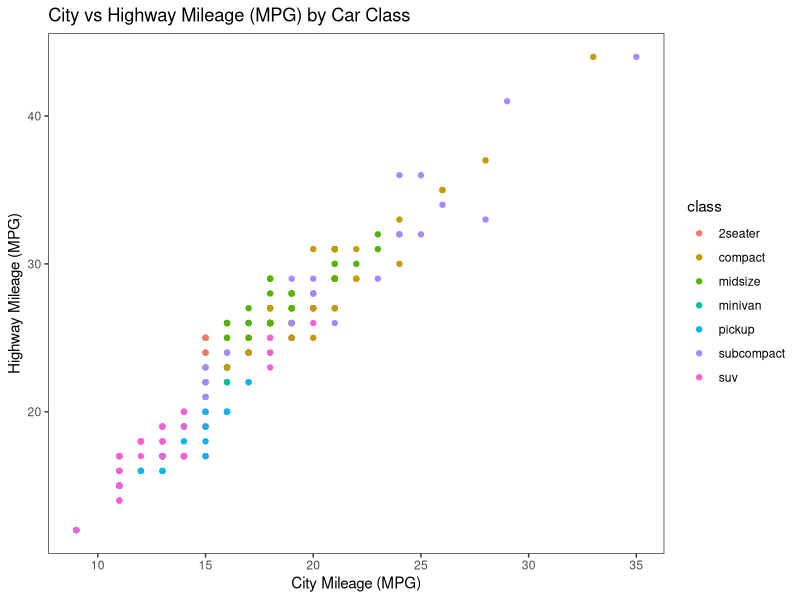
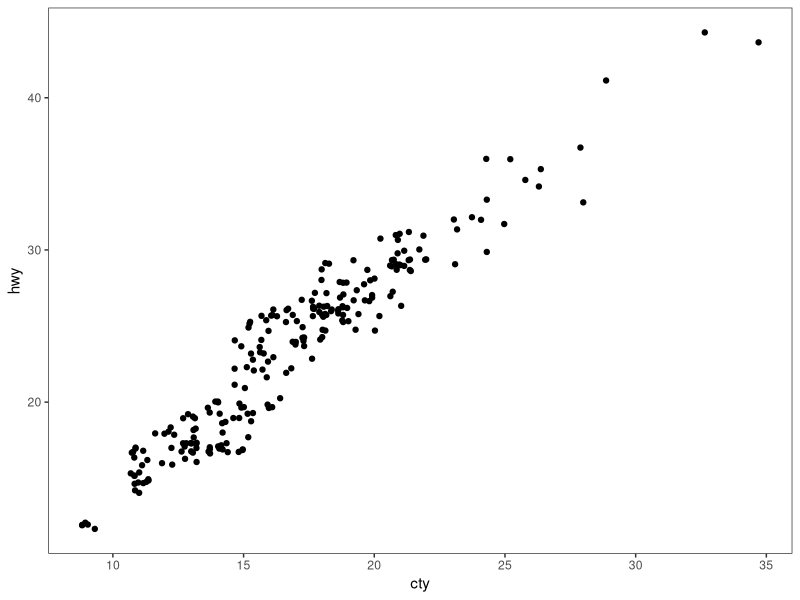
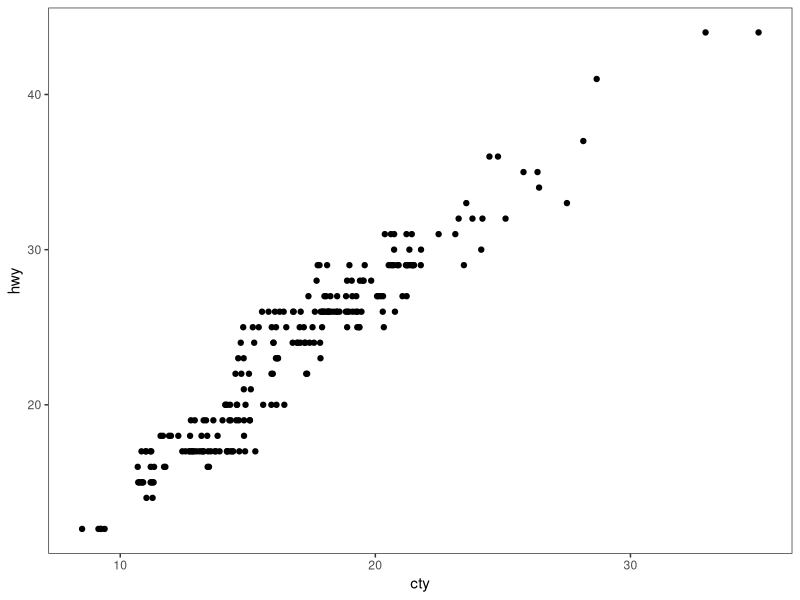
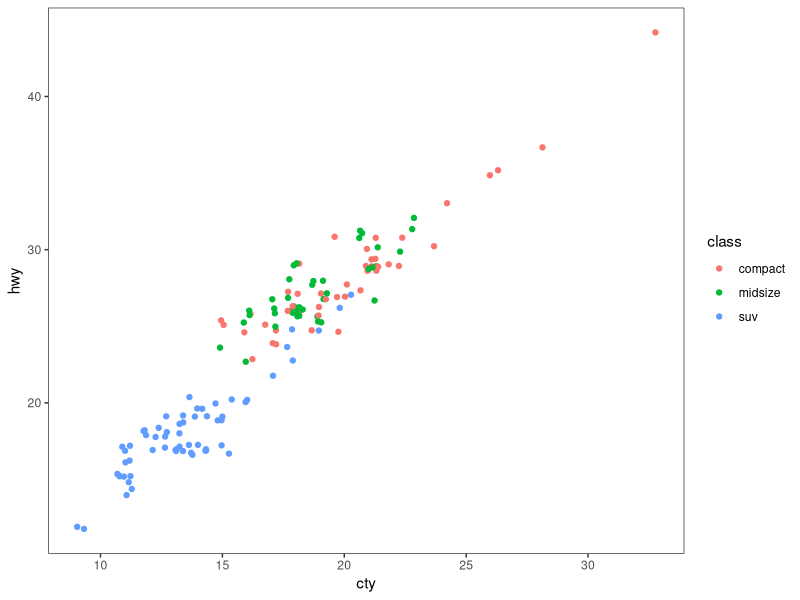
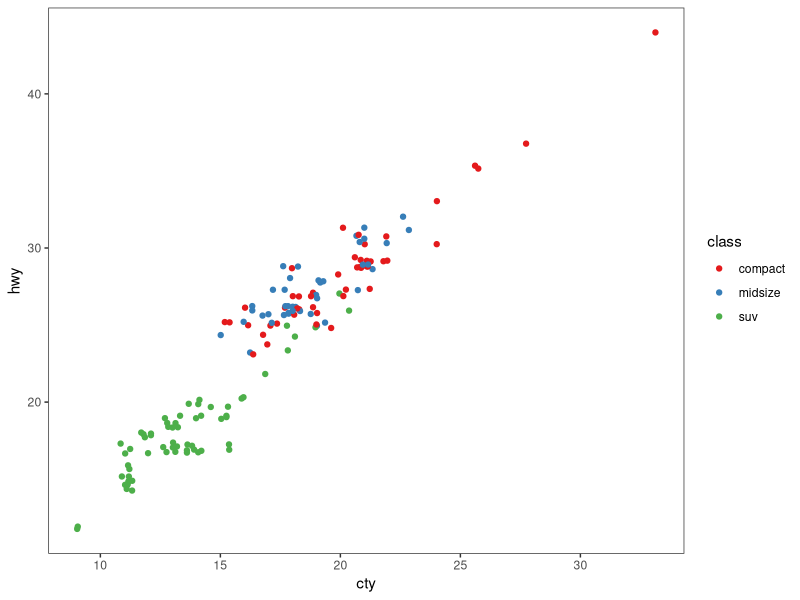
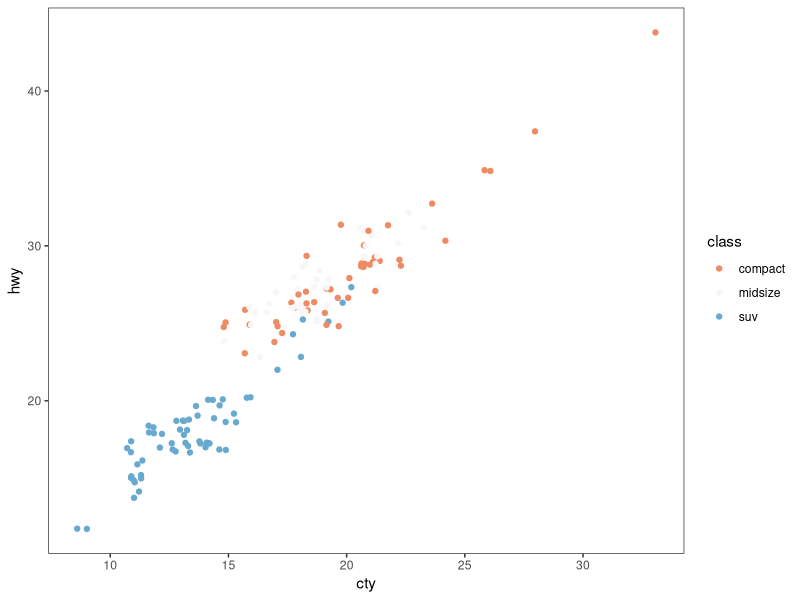
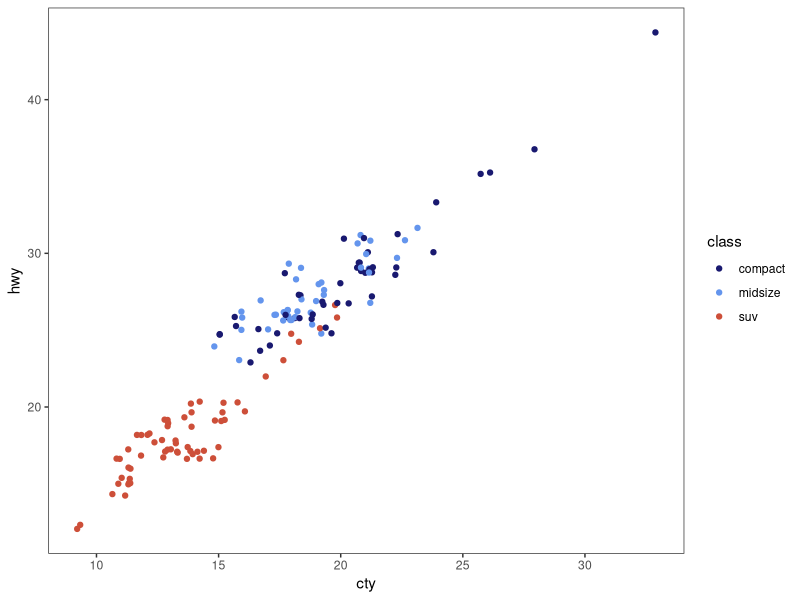
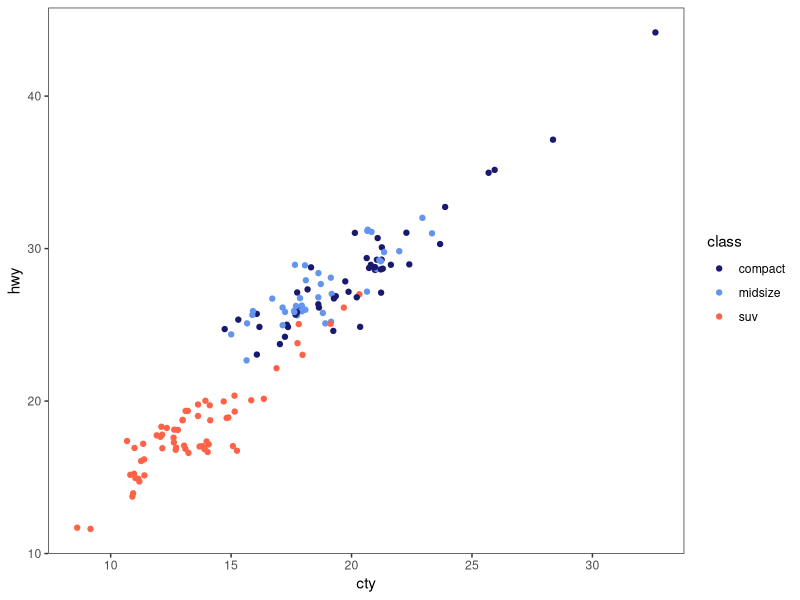

Write R code to recreate these figures, in order. (Note: this script raises an error after producing the figures.)
# ---------------------------------------------------------- #
#### MODULE 3: Plot even more data!                       ####               
# ---------------------------------------------------------- #

## OBJECTIVE:
# 1. To develop a "grammar of graphics".
# 2. To become comfortable using ggplot2 for exploratory data visualization.


# ---------------------------------------------------------- #
#### SET UP:                                              ####
# ---------------------------------------------------------- #
# REMINDER: In RStudio, open the Rproject for our course (UNCG_DataWrangling), 
# pull any changes from GitHub, and navigate to the branch you created for 
# yourself (just a single branch for the whole semester) in RStudio's Git tab.
# Open this week's assignment in this new branch to complete and submit on GitHub.
# Ideally, you'll commit your answers a bit at a time as you work through
# this assignment, rather than committing all at once at the end.

# Reminder of some helpful resources for graphing in R:
# ggplot Cookbook: http://www.cookbook-r.com/Graphs/
# Official ggplot2 Book: https://ggplot2-book.org/
# Themes in ggplot2: https://ggplot2-book.org/polishing.html#themes

# In ggplot2, aesthetic means “something you can see”. Each aesthetic is a
# mapping between a visual cue and a variable.
# Examples include:
# position (i.e., on the x and y axes)
# color (“outside” color)
# fill (“inside” color)
# shape (of points)
# line type
# size

# Each type of geometric object (geom) accepts only a subset of all aesthetics.
# Refer to the geom help pages to see what mappings each geom accepts. Aesthetic
# mappings are set with the aes() function.

# TASK: We will be using the ggplot2 package for graphing. Fortunately, ggplot2 
# is nested within the tidyverse package (along with many others).
# Start by writing code to load the tidyverse library.
# HINT: see the end of assignment #1 if you forgot how to load a package.


library(tidyverse)

# TASK: Write code below to set your theme to black and white and both your major
# AND minor gridlines to element_blank for all plots you'll be making today.
# HINT: Check back to last week's assignment section 1.9 for setting themes for
# all plots.

theme_set(theme_bw() + theme(panel.grid.major = element_blank(),
                             panel.grid.minor = element_blank()))

# ---------------------------------------------------------- #
#### 1.0 CORRELATION                                      ####
# ---------------------------------------------------------- #

# We learned how to make correlations last week, but it never hurts to get
# more practice! Let's start by using a data set built into ggplot2.
# The mpg dataset looks at the gas efficiency of different cars. Run the following
# code to load the data:
data(mpg, package = "ggplot2")

# TASK: Create a scatterplot (i.e., a dot plot) to relate city and highway mileage.
# Color the points by the class of car (class column) and label the x and y axis 
# to be more informative (City Mileage (MPG) vs Highway Mileage (MPG)).
# HINT: Refer back to last week's assignment or the ggplot help resources if you 
# forget how to make a scatterplot.

ggplot(mpg, aes(x = cty, y = hwy, color = class)) + 
  geom_point() +
  labs(x = "City Mileage (MPG)", y = "Highway Mileage (MPG)", title = "City vs Highway Mileage (MPG) by Car Class")

# Looks alright, but the graph may be hiding some information...
# QUESTION: How many data points are in the mpg dataframe?
##ANSWER: There are 234 data points in the mog dataframe.

# QUESTION: Approximately how many dots are in the graph you just made? How does
# that compare to the number of observations in the dataframe?
##ANSWER: There are 78 dots in the graph, this is less than the 234 observations in the dataset. 

# Try another correlation-focused geom that addresses this problem by running
# the following code:
ggplot(data=mpg, aes(x=cty, y=hwy)) + 
  geom_jitter()


# QUESTION: What happened when you created the plot with geom_jitter?
##ANSWER: It changes to a similar scatterplot, but without graphing cars by class and color and with all of the datapoints included. 

# QUESTION: Run the code to create a plot using geom_jitter a second time. Then run it
# again and again. What happens each time? Why is this happening?
##ANSWER: Each time i run the code, the datapoints shift slightly. This is because geom_jitter shifts individual points slightly so that all individual points are visible even those that have the same value. 

# TASK: The default in geom_jitter is to jitter (or slightly move) the points away
# from each other in both the x and y directions. Check the help file for geom_jitter
# and write code below to make a graph where you jitter points in only the x-dimension
# by 0.5.

ggplot(data=mpg, aes(x=cty, y=hwy)) + 
  geom_jitter(width = 0.5, height = 0)


# ---------------------------------------------------------- #
#### 1.1 DETOUR! COLORS, COLORS, COLORS                   ####
# ---------------------------------------------------------- #

# Our world is so colorful, and our graphs can be too! But we want to be mindful
# of our color choices to not only be beautiful, but also informative and accessible.

# TASK: Create a new dataframe that filters our mpg data down to only information
# for car classes compact, midsize, and suv using an %in% statement. Name your 
# new dataframe mpgSubset.
# HINT: Refer back to the Transform assignment if you want help with %in% (or 
# try googling!)

mpgSubset <- mpg %>% filter(class %in% c("compact", "midsize", "suv"))

# ggplot has lots of nice (and some not so nice) built-in color palettes that we 
# can use to fill our bars with color. Try running the following code:
ggplot(data=mpgSubset, aes(x=cty, y=hwy, color=class)) +
  geom_jitter()

# The code above supplies us with ggplot's default color palette, which I find not
# so pleasing. Let's try to change this!

# We can add a statement specifying the scale of colors we would prefer. One way
# to do this is to use other pre-set palettes from ggplot. Run the code below to 
# ask ggplot to use the color brewer's palette called Set 1.
ggplot(data=mpgSubset, aes(x=cty, y=hwy, color=class)) +
  geom_jitter() +
  scale_color_brewer(palette="Set1")

# Alternatively, we could use the "RdBu" palette:
ggplot(data=mpgSubset, aes(x=cty, y=hwy, color=class)) +
  geom_jitter() +
  scale_color_brewer(palette="RdBu")

# QUESTION: Investigate the color brewer's range of palettes at this website: 
# https://r-graph-gallery.com/38-rcolorbrewers-palettes.html
# What do you notice about the colors chosen from each of the palettes that we
# used above? (i.e., does it use the first three colors in the palette? The last
# three? Some other combination?)
##ANSWER: For the "Set1" color palette, it uses the first 3 colors. For the "RdBu" color palette, it uses a combination of colors in the "middle" of the palette, one on the red side (light orange), one white, and one on the blue side (light blue).

# We could also pick out EXACTLY which colors we want for our figure. 
# There are 4 main ways to specify colors in R:
### by name
### by number
### by Hex code
### with the rgb() function

# By Name: R allows you to call more than 600 colors by name! Run the following
# code to see a list:
colors()

# We can put in the colors we chose for each variable by adding the 
# scale_color_manual() function to our plot. Try it out by running the following
# code:
ggplot(data=mpgSubset, aes(x=cty, y=hwy, color=class)) +
  geom_jitter() +
  scale_color_manual(values=c('midnightblue', 'cornflowerblue', 'tomato3'))


# You can also chose colors by number, which are assigned in R.

# TASK: Copy and paste the code to make our scatterplot and replace the color names
# with three numbers of your choice (between 1 and 657). How does your new figure look?
# HINT: remember to remove the quotation marks when calling numbers.


# QUESTION: How do you think you could figure out which color name belongs to
# each color number?
# HINT: Try creating a dataframe from color() by passing it into the
# as.data.frame() function.


# You can also chose colors by Hex code. A Hex color code is a 6-symbol code made
# of up to three 2-symbol elements (6 symbols in length all together). Each of 
# the 2-symbol elements represents a color value in the Red-Green-Blue (RGB) color
# scale from 0 to 255. Hex codes are written with a # in front of them. Let's try
# out calling our colors using hex code.
ggplot(data=mpgSubset, aes(x=cty, y=hwy, color=class)) +
  geom_jitter() +
  scale_color_manual(values=c('#191970', '#6495ED', '#FF6347'))

# There are two great things about hex codes. First, you can call ANY color you 
# want with a hex code. That is, you're not limited to the 657 colors that are
# in ggplot. By specifying the color by hex code, you can pick literally anything!

# TASK: Google the search term "color picker". This should bring up google's color
# picker (in addition to a billion other color picking websites). Use this color
# picker to generate the hex codes for three new colors of your choice. Then copy
# and paste the above code, replacing the hex codes with your color choices.
ggplot(data=mpgSubset, aes(x=cty, y=hwy, color=class)) +
  geom_jitter() +
  scale_color_manual(values=c('#f274ab', '#c4a2f5', '#a2c0f5'))

# The second great thing about hex codes is that you can control the transparency
# of your colors. Transparency is set in a hex code by adding two extra symbols
# to the end, which together make up the "alpha" element. Adding 00 to the end 
# of your hex code will make your color completely transparent, while adding FF 
# to the end will make it completely opaque. Any number/letters in-between will 
# result in partial transparency. You can find a complete list of transparencies
# between 0-100% here: https://gist.github.com/lopspower/03fb1cc0ac9f32ef38f4

# TASK: Try out transparency by copying and pasting your graph code below and
# adding the alpha element to the end of each of your hex codes to make your
# first color 0% transparent, your second color 50% transparent, and your third
# color 100% transparent.

ggplot(data=mpgSubset, aes(x=cty, y=hwy, color=class)) +
  geom_jitter() +
  scale_color_manual(values=c('#f274abFF', '#c4a2f580', '#a2c0f500'))

# QUESTION: What happened to the point that you set to 100% transparent?
##ANSWER: The points are not visible on the graph. 

# Finally, we can set our colors using the rgb() function. This operates very
# similarly to the hex code, where you can pick exactly the color and transparency
# you want. Try it out by running the following code:
ggplot(data=mpgSubset, aes(x=cty, y=hwy, color=class)) +
  geom_jitter() +
  scale_color_manual(values=c(rgb(.10, .10, .44, 1), rgb(.39, .58, .93, 1), rgb(1.0, .39, .28, 1)))

# TASK: Modify the above code to make all of your points 50% transparent.

ggplot(data=mpgSubset, aes(x=cty, y=hwy, color=class)) +
  geom_jitter() +
  scale_color_manual(values=c(rgb(.10, .10, .44, 0.5), rgb(.39, .58, .93, 0.5), rgb(1.0, .39, .28, 0.5)))

# There are so many inventive and artistic people in the world who have expanded
# the offerings for colors in ggplot. Check out some notable ones listed below
# when choosing colors for this assignment.
### Color-blind friendly palettes: https://github.com/JLSteenwyk/ggpubfigs
### Color palettes from vintage National Parks posters: https://github.com/katiejolly/nationalparkcolors
### Color palettes based on Wes Anderson movies: https://github.com/karthik/wesanderson
### Color palettes from famous Dutch paintings: https://github.com/EdwinTh/dutchmasters


# ---------------------------------------------------------- #
#### 1.2 DETOUR! LEGENDS                                  ####
# ---------------------------------------------------------- #

# When you specify colors in your ggplot code, R throws in a bonus legend for free!
# However, this legend is often not as clear or visually appealing as we might 
# prefer. But as with all geometric objects in ggplot, legends can be easily altered.

# Run the following code to create a scatter plot. Feel free to modify the colors
# as you prefer!
ggplot(data=mpgSubset, aes(x=cty, y=hwy, color=class)) +
  geom_jitter() +
  scale_color_manual(values=c('#f274ab', '#73faff', '#ffd663'))

# QUESTION: Where did ggplot get the legend title and values from?
##ANSWER: It got it from the names of the columns used for the aesthetic values. 

# We could change the title and values in our legend by altering the dataframe
# we are passing into ggplot. But that seems a bit drastic. Instead, we can 
# lean on the same code that specifies our color picks to alter the legend text.
# Try it out by running the following code:
ggplot(data=mpgSubset, aes(x=cty, y=hwy, color=class)) + 
  # Creates a plot from the mpgSubset dataset and assigns cit and hwy to 
  # the x and y values and class to color.
  geom_jitter() + 
  # Creates a scatterplot with the jitter function that adds variation to the
  # points, preventing overlap. 
  scale_color_manual(values=c('#FCBA03', '#380754', '#496916'),
                     # Assigns tolors to the classes of cars in the dataset. 
                     name='Class of Car', 
                     # Names the plot legend for class.
                     breaks=c('suv', 'midsize', 'compact'), 
                     # Picks the data values from the class column and
                     # determines their display order.
                     labels=c('SUV', 'Midsize', 'Compact'))
                    # Assigns labels to the classes in the legend. 
                    

# TASK: Label each line of the code above with what it is doing.
# HINT: Check the scale_color_manual help file or ggplot Cookbook for more info.


# IMPORTANT: It is important to pay attention to the order you provide ggplot with 
# your color choices and legend labels! Try running the following code:
ggplot(data=mpgSubset, aes(x=cty, y=hwy, color=class)) + 
  geom_jitter() + 
  scale_color_manual(values=c('#FCBA03', '#380754', '#496916'), 
                     name='Class of Car', 
                     breaks=c('suv', 'midsize', 'compact'), 
                     labels=c('Compact', 'SUV', 'Midsize')) 


# QUESTION: What is wrong with the code above? Why is it so important to be
# careful with the order you pass information into ggplot?
##ANSWER: The code above has a different order for the classes and their respective labels (ie. suv = Compact, midsoze = SUV, compact = Midsize in the legend). It's important to check the order of your code to make sure that it is labelled correctly.

# While changing the legend text and factor order takes place in the scale_color_manual
# step, moving the legend around on the graph page is part of the graph theme. We
# can try this out using the code below:
ggplot(data=mpgSubset, aes(x=cty, y=hwy, color=class)) + 
  geom_jitter() + 
  theme(legend.position='top')


# TASK: Modify the code above to have the legend display along the bottom of
# the figure.
ggplot(data=mpgSubset, aes(x=cty, y=hwy, color=class)) + 
  geom_jitter() + 
  theme(legend.position='bottom')

# We can also have the legend located within the area of the graph itself! We can 
# do this by specifying the coordinates for where the legend should go within the
# graph axes. First we set the legend position and then we set the anchoring 
# position by justifying the legend.
### bottom left: 0,0
### bottom right: 1,0
### top left: 0,1
### top right: 1,1

# Try it out by running the following code:
ggplot(data=mpgSubset, aes(x=cty, y=hwy, color=class)) + 
  geom_jitter() + 
  theme(legend.position=c(1,0), legend.justification=c(1,0))

# QUESTION: What happens if you don't include the code for legend justification
# above?
ggplot(data=mpgSubset, aes(x=cty, y=hwy, color=class)) + 
  geom_jitter()

##ANSWER: The legend appears on the right side of the graph, making the graph narrow and more difficult to interpret. 

# TASK: Copy and paste the code from above. Modify it to place the legend in the
# upper left part of the graph.

ggplot(data=mpgSubset, aes(x=cty, y=hwy, color=class)) + 
  geom_jitter() + 
  theme(legend.position=c(0,1), legend.justification=c(0,1))

# Finally, we might want to remove the legend altogether! We would do so by
# modifying the theme as well. 

# TASK: Check the ggplot cookbook to find the legends section. Read what it says 
# about removing the legend. Then copy and paste the graph code from above. Modify
# the code to remove the legend.

ggplot(data=mpgSubset, aes(x=cty, y=hwy, color=class)) + 
  geom_jitter() + 
  theme(legend.position = "none")


# ---------------------------------------------------------- #
#### 2.0 DEVIATION                                        ####
# ---------------------------------------------------------- #

# Used to compare variation in values between small number of items (or categories) 
# with respect to a fixed reference.

# Whether the graphical type is a deviation graph or a composition graph (or a 
# ranking graph) may depend on the underlying data structure.

# We used geom_bar() last week with factor data to create a bar graph. But
# geom_bar() is a bit tricky because it can make EITHER a bar graph or a histogram
# depending on the data you give it. The default of geom_bar() is to set stat to 
# count so if you give it just a continuous x value, it will make a histogram. Try
# it with the following code:
ggplot(data=mpg, aes(x=hwy)) + 
  geom_bar()

# In order to have the geom create bars and not a histogram, you must:
# 1) Set stat = identity
# 2) Provide both an x and a y inside the aes(), where x is either a character 
# or factor and y is numeric.

# TASK: Create a dataframe of summary statistics for the mpg data, calculating the
# mean, standard deviation, and standard error for highway mpg grouping by class.
# Name the resulting dataframe highwayMPG and your new variables hwy_mean, hwy_sd,
# and hwy_se.
# HINT: Look back at the Transform assignment if you forget how to summarize the
# data. Also recall, standard error = 1.96*standard deviation.

highwayMPG <- mpg %>% group_by(class) %>% 
  summarize(hwy_mean = mean(hwy), hwy_sd = sd(hwy), hwy_se = 1.96 * hwy_sd) %>% ungroup()

# TASK: Create a bar graph showing the average highway MPG on the y-axis and 
# car class on the x-axis. Fill the bars by class. Add in error bar caps that are 20%
# the width pf the bars.
# HINT: Don't forget to change stat from the default in your geom_bar() statement!

ggplot(highwayMPG, aes(x = class, y = hwy_mean, fill = class)) +
         geom_col() +
         geom_errorbar(aes(ymin = hwy_mean - hwy_se,
                           ymax = hwy_mean + hwy_se), width = 0.2) 

# ---------------------------------------------------------- #
#### 2.1 DETOUR! COLORS AND LEGENDS, AGAIN                ####
# ---------------------------------------------------------- #

# Recall that some geometric elements require fills instead of (or sometimes in
# addition to) colors.

# TASK: Create a bar graph with the mpg summary stats with the following parameters:
# (1) Black bar outline
# (2) Bars filled with the color brewer palette "Dark2" using the scale_fill_manual
#     statement
# (3) No legend
# (4) Informative x- and y-axis labels. 
# HINT: Carefully consider whether your color and/or fill should go within an aes() 
# statement, the scale_fill_manual or scale_color_manual statements, or neither.
# If in doubt, try a bunch of ways until it looks how we want it. And consult 
# your helpful ggplot resources on the web.

ggplot(highwayMPG, aes(x = class, y = hwy_mean, fill = class)) +
  geom_col(color = "black") + 
  scale_fill_brewer(palette="Dark2") +
  theme(legend.position = "none") +
  labs(x = "Car Class", y = "Average Highway MPG")

# ---------------------------------------------------------- #
#### 2.2 DETOUR! AXIS MODIFICATIONS                       ####
# ---------------------------------------------------------- #

# Run the following code, feeling free to modify colors as you prefer:
ggplot(data=highwayMPG, aes(x=class, y=hwy_mean, fill=class)) +
  geom_bar(stat='identity') 

# QUESTION: Where is ggplot getting the x-axis tick labels from?
##ANSWER: It is getting the x axis labels from the class column.

# Often our tick labels are not the best. We can modify them to be more informative
# or visually appealing by directly modifying the dataframe, but again this feels
# a bit extreme. Instead, we can directly modify the scale of the axis. For axes
# that deal with categories, we are setting the discrete scale. Try it out by
# running the following code:
ggplot(data=highwayMPG, aes(x=class, y=hwy_mean, fill=class)) +
  geom_bar(stat='identity') +
  scale_x_discrete(labels=c('sport', 'compact', 'midsize', 'minivan', 'pickup', 'subcompact', 'SUV'))

# We can also change the scale of the continuous axes, including how large they are
# and where the tick marks fall as follows:
ggplot(data=highwayMPG, aes(x=class, y=hwy_mean, fill=class)) +
  geom_bar(stat='identity') +
  scale_y_continuous(breaks=seq(0, 50, 10)) +
  coord_cartesian(ylim=c(0,50))

# QUESTION: Try running the code above without the coord_cartesian() statement. 
# What is surprising about the resulting graph? Based on this result, what do you
# think the coord_cartesian() statement does?
ggplot(data=highwayMPG, aes(x=class, y=hwy_mean, fill=class)) +
  geom_bar(stat='identity') +
  scale_y_continuous(breaks=seq(0, 50, 10)) 

##ANSWER: I think coord_cartesian() sets the visual range of the plot.

# We can also add a statement into the scale discrete or continuous statements
# to name our axes, rather than putting in a whole separate step of xlab() or ylab().
# Try it out with the following code:
ggplot(data=highwayMPG, aes(x=class, y=hwy_mean, fill=class)) +
  geom_bar(stat='identity') +
  scale_x_discrete(name='Class of Car') +
  scale_y_continuous(name='Mean Highway MPG')


# Finally, we can flip our axes easily in ggplot as follows:
ggplot(data=highwayMPG, aes(x=class, y=hwy_mean, fill=class)) +
  geom_bar(stat='identity') +
  coord_flip()


# TASK: Let's put it all together. Make a graph of the mpg summary stats with the
# following specifications:
# (1) color by class of car using a color scheme of your choice (not the default)
# (2) plot the class of car on the x-axis and the highway MPG on the y axis
# (3) include better names for the x- and y-axis titles
# (4) include better names for the car classes
# (5) set the scale of the highway mpg to run from 0 to 30 with breaks every 5 
# (6) flip your axes
# (7) remove the legend

ggplot(highwayMPG, aes(x = class, y = hwy_mean, fill = class)) +
  geom_bar(stat = 'identity') +
  scale_fill_brewer(palette = "Set3") +
  labs(x = "Car Class", y = "Average Highway MPG") +
  scale_x_discrete(labels=c('Sport', 'Compact', 'Midsize', 'Minivan', 'Pickup', 'Subcompact', 'SUV')) +
  scale_y_continuous(limits = c(0, 30), breaks = seq(0, 30, 5)) +
  coord_flip() +
  theme(legend.position = "none")


# ---------------------------------------------------------- #
#### 3.0 RANKING                                          ####
# ---------------------------------------------------------- #
# Used to compare the position or performance of multiple items with respect to 
# each other. Actual values matters somewhat less than the ranking.

# TASK: Create a dataframe of summary statistics for the mpg data, calculating the
# mean, standard deviation, and standard error for CITY mpg grouping by class.
# Name the resulting dataframe cityMPG and your new variables city_mean, city_sd,
# and city_se.
# HINT: Look back at the Transform assignment if you forget how to summarize the
# data. Also, standard error = 1.96*standard deviation.

cityMPG <- mpg %>% group_by(class) %>% 
  summarize(city_mean = mean(cty), city_sd = sd(cty), city_se = 1.96 * sd(cty)) %>% ungroup()
  
# Now we want to plot our data in order from smallest to largest city MPG to get
# a ranking. To do so, we need to use the reorder() function to rearrange the data
# going into our x-axis.
ggplot(cityMPG, aes(x=reorder(class, city_mean), y=city_mean)) + 
  geom_bar(stat="identity")

# TASK: Recreate the above ranking figure to include the following:
# (1) class of car on the x-axis with informative axis and tick labels
# (2) MPG ordered from highest to lowest (hint: try google if you're unsure)
# (3) bars with dary grey outlines and filled by class with your favorite color scheme
# (4) error bars with end caps 30% the width of the bars
# (5) y-axis from 0 to 30 with tick marks every 5
# (6) no legend.

ggplot(cityMPG, aes(x=reorder(class, -city_mean), y=city_mean, fill = class)) + 
  scale_y_continuous(limits = c(0, 30), breaks = seq(0, 30, 5)) +
  scale_x_discrete(labels=c('Subcompact', 'Compact', 'Midsize', 'Minivan', 'Sport', 'SUV', 'Pickup')) +
  geom_col(color = "darkgrey") +
  scale_fill_brewer(palette = "Set3") +
  geom_errorbar(aes(ymin = city_mean - city_se, ymax = city_mean + city_se), width = 0.3) +
  theme(legend.position = "none") +
  labs(x = "Car Class", y = "Average City MPG")

# ---------------------------------------------------------- #
#### 4.0 DISTRIBUTION                                     ####
# ---------------------------------------------------------- #
# When you have lots and lots of data points and want to study where and how the
# data points are distributed.

# Histograms can be accomplished with either geom_bar() or geom_histogram()
ggplot(mpg, aes(hwy)) + 
  geom_histogram()

# TASK: Recreate the graph above, but using geom_bar() instead
ggplot(mpg, aes(hwy)) +
  geom_bar()

# TASK: Try making a histogram with the categorical variable 'manufacturer'.
# What error message do you get?
ggplot(mpg, aes(manufacturer)) + 
  geom_histogram()
  #"Error in `geom_histogram()`: ! Problem while computing stat. ℹ Error occurred in the 1st layer.Caused by error in `setup_params()`: ! `stat_bin()` requires a continuous x aesthetic. ✖ the x aesthetic is discrete. ℹ Perhaps you want `stat="count"`?"


# QUESTION: What happens when you follow the advice of the error message and 
# make stat='count'?
ggplot(mpg, aes(manufacturer)) + 
  geom_histogram(stat="count")
#ANSWER: It succesfully made the histogram with the correct x axis. 

# TASK: Make a boxplot comparing the distribution of cty (city mileage) for
# each class of car.
# HINT: Look back to last week if you forget how to make a boxplot.
ggplot(mpg, aes(x = class, y = cty)) +
  geom_boxplot()

# We can also make a different type of distribution, a violin plot using the 
# geom_violin statement as follows:
ggplot(mpg, aes(x=class, y=cty)) + 
  geom_violin()

# QUESTION: What does a violin plot show? Check google if you're unsure.
#ANSWER: The violin plot shows the distributions of the numeric data using density curves (similar to a box plot, but with density curves).

# ---------------------------------------------------------- #
#### 5.0 COMPOSITION                                      ####
# ---------------------------------------------------------- #
# Bar charts and pie charts are classic ways of showing composition of a dataset.

# TASK: Let's get some data for this task by determining the number of cars from 
# each car manufacturer in our mpg dataframe. We can do this as follows:
manufacturerFreq <- mpg %>% 
  group_by(manufacturer) %>% 
  summarize(frequency=length(manufacturer)) %>% 
  ungroup()

# TASK: Make a bar graph of the number of cars (frequency) by manufacturer using
# the dataframe we created above.

ggplot(manufacturerFreq, aes(x = manufacturer, y = frequency)) +
  geom_col()

# We can switch the bar chart you created above into a pie chart simply by changing
# the coordinate system through a series of steps as follows:

ggplot(manufacturerFreq, aes(x=manufacturer, y=frequency)) +
  geom_bar(stat="identity") +
  coord_polar()

ggplot(manufacturerFreq, aes(x=manufacturer, y=frequency, fill=manufacturer)) +
  geom_bar(stat="identity") +
  coord_polar()

ggplot(manufacturerFreq, aes(x="", y=frequency, fill=manufacturer)) +
  geom_bar(stat="identity", width=1) +
  coord_polar()

ggplot(manufacturerFreq, aes(x="", y=frequency, fill=manufacturer)) +
  geom_bar(stat="identity", width=1) +
  coord_polar(theta="y")

ggplot(manufacturerFreq, aes(x="", y=frequency, fill=manufacturer)) +
  geom_bar(stat="identity", width=1) +
  coord_polar(theta="y", start=0) +
  theme_void() +
  theme(legend.title = element_text(size = 12.5), 
        legend.text  = element_text(size = 8.5),
        legend.key.size = unit(.75, "lines"))

# TASK: Annotate the code below to describe what each line does:
ggplot(manufacturerFreq, aes(x="", y=frequency, fill=manufacturer)) +
  # Creates a plot from manufacturerFreq with no x axis, a y axis for frequency, and fileld with manufacturer. 
  geom_bar(stat="identity", width=1) +
  # Creates a bar graph using numbers from the dataset with a width of 1
  coord_polar(theta="y", start=0) +
  # Turns the bar graph into a circle, creating a pie chart, theta = y ensures that each "slice" reaches to the end of the circle and start = 0 indicates that the first data point should be at the "12 o clock" position of the pie chart." 
  theme_void() +
  # Sets the theme to void, removing any background elements like grid lines.
  theme(legend.title = element_text(size = 12.5), 
        # Sets the side for the text of the title of the legend.
        legend.text  = element_text(size = 8.5),
        # Sets the size for the text of the legend
        legend.key.size = unit(0.75, "lines"))
        # Sets the size of the legend key as 75% of the size of the text


# ---------------------------------------------------------- #
#### 6.0 CHANGE                                           ####
# ---------------------------------------------------------- #

# Time series are often best visualized with line graphs. Let's try this out
# with some new data:
data("economics")

# TASK: Use the economics dataset to plot the number of people who are unemployed
# over time (unemploy vs date). Make a scatterplot, then connect the points with 
# lines using geom_line().
# HINT: use ?economics to get more information about this dataset.

ggplot(economics, aes(x = unemploy, y = date)) +
  geom_point()+
  geom_line()

# ---------------------------------------------------------- #
#### GROUPS AND MAPS                                      ####
# ---------------------------------------------------------- #

# Let's save these for group project options, this assignment is really long!









# REMEMBER: Save and push your script when you're done with this assignment!
